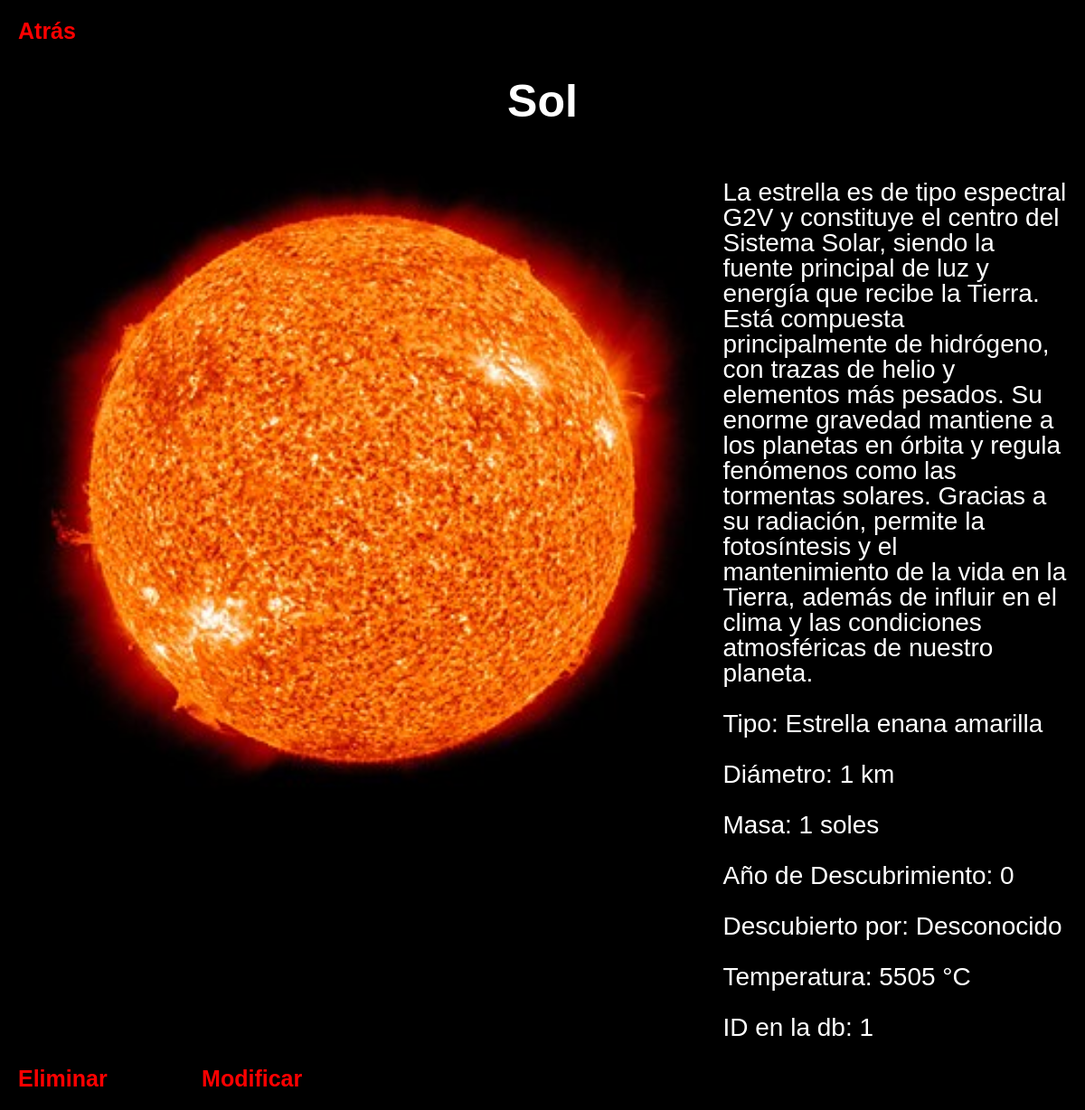
Screenshot of /index.php?controller=AstroController&action=viewAstro&id=1 with the database file from the repository.
### tables this page shows
CREATE TABLE `astros` (
  `id` int(10) UNSIGNED NOT NULL,
  `name` varchar(50) NOT NULL,
  `description` varchar(600) NOT NULL,
  `type` varchar(50) NOT NULL,
  `diameter` float NOT NULL,
  `mass` float NOT NULL,
  `discovery_year` int(10) UNSIGNED NOT NULL,
  `discovered_by` varchar(100) NOT NULL,
  `temperature` float NOT NULL,
  `image` varchar(150) NOT NULL
);

### src/controllers/AstroController.php (called while the page is built, shortened)
<?php
require_once("./src/models/AstroModel.php");
class AstroController{
    function viewAstro() {
        $id=$_GET["id"];
        $astroModel = new AstroModel();
        $astro = $astroModel->getAstroById($id);
        include("./src/views/astros/viewAstro.php");
    }
}

### src/config/Config.php (called while the page is built)
<?php
class Config{
    public static function conectar() {
        $dsn = 'mysql:dbname=astrodatabase;host=localhost';
        $user = 'root';
        $password = '';
        return new PDO($dsn, $user, $password);
    }
}

### src/models/AstroModel.php (called while the page is built, shortened)
<?php
require_once("./src/config/Config.php");
class AstroModel {
    function getAstroById($id) {
        $sql = "SELECT * FROM astros WHERE id = :id";
        $stm = Config::conectar()->prepare($sql);
        $stm->bindParam(':id', $id);
        $stm->execute();
        return $stm->fetchObject("Astro");
    }
}

### src/views/astros/viewAstro.php (the view, shortened to what this page needs)
<?php
require_once("./src/config/Config.php");
$basePath = './src/public/astro_images/';
$imagePath = $basePath . $astro->image;
?>
<!DOCTYPE html>
<html lang="en">
<head>
</head>
<body>
<a class="general-link" href="<?php echo BASE_URL."?controller=AstroController&action=viewAllAstros" ?>">Atrás</a>
<h1><?php echo htmlspecialchars($astro->name); ?></h1>
<div class="astro-container">
    <?php if (!empty($astro->image) && file_exists($imagePath)): ?>
        <img src="<?php echo htmlspecialchars($imagePath); ?>"
             alt="<?php echo htmlspecialchars($astro->name); ?>"
             class="astro-image">
    <?php else: ?>
        <div class="astro-image" style="background:#444; color:#aaa; display:flex; align-items:center; justify-content:center; height:300px;">
            Sin imagen
        </div>
    <?php endif; ?>
    <div class="astro-info">
        <p><?php echo htmlspecialchars($astro->description); ?></p>
        <p><?php echo htmlspecialchars("Tipo: " . $astro->type); ?></p>
        <p><?php echo htmlspecialchars("Diámetro: " . $astro->diameter . " km"); ?></p>
        <p><?php echo htmlspecialchars("Masa: " . $astro->mass . " soles"); ?></p>
        <p><?php echo htmlspecialchars("Año de Descubrimiento: " . $astro->discovery_year); ?></p>
        <p><?php echo htmlspecialchars("Descubierto por: " . $astro->discovered_by); ?></p>
        <p><?php echo htmlspecialchars("Temperatura: " . $astro->temperature . " °C"); ?></p>
        <p><?php echo htmlspecialchars("ID en la db: " . $astro->id); ?></p>
    </div>
</div>
<a class="general-link" href="<?php echo BASE_URL."?controller=AstroController&action=viewDeletingAstro&id=$astro->id" ?>">Eliminar</a>
<a class="general-link" href="<?php echo BASE_URL."?controller=AstroController&action=viewUpdatingAstro&id=$astro->id" ?>">Modificar</a>
</body>
</html>

### src/views/astros/viewAstro.php (style rules this page uses)
body { background-color: #000000ff; color: #ffffff; font-family: Arial, sans-serif; margin: 20px; }
h1 { font-size: 50px; text-align: center; margin-bottom: 30px; }
.general-link { color: #ff0000ff; text-decoration: none; font-weight: bold; font-size: 25px; margin-right: 100px; }
.astro-container { display: flex; flex-wrap: wrap; gap: 20px; align-items: flex-start; }
.astro-image { flex: 0 0 725px; height: 725px; max-width: 100%; border-radius: 10px; object-fit: cover; }
.astro-info { flex: 1; font-size: 28px; line-height: 1; word-wrap: break-word; overflow-wrap: break-word; }

### rows the page displays
astros: name "Sol", image (picture), description "La estrella es de tipo espectral G2V y constituye el centro del Sistema Solar, siendo la fuente principal de luz y energía que recibe la Tierra. Está compuesta principalmente de hidrógeno, con trazas de helio y elementos más pesados. Su enorme gravedad mantiene a los planetas en órbita y regula fenómenos como las tormentas solares. Gracias a su radiación, permite la fotosíntesis y el mantenimiento de la vida en la Tierra, además de influir en el clima y las condiciones atmosféricas de nuestro planeta.", type "Tipo: Estrella enana amarilla", diameter "Diámetro: 1 km", mass "Masa: 1 soles", discovery_year "Año de Descubrimiento: 0", discovered_by "Descubierto por: Desconocido", temperature "Temperatura: 5505 °C", id "ID en la db: 1"
